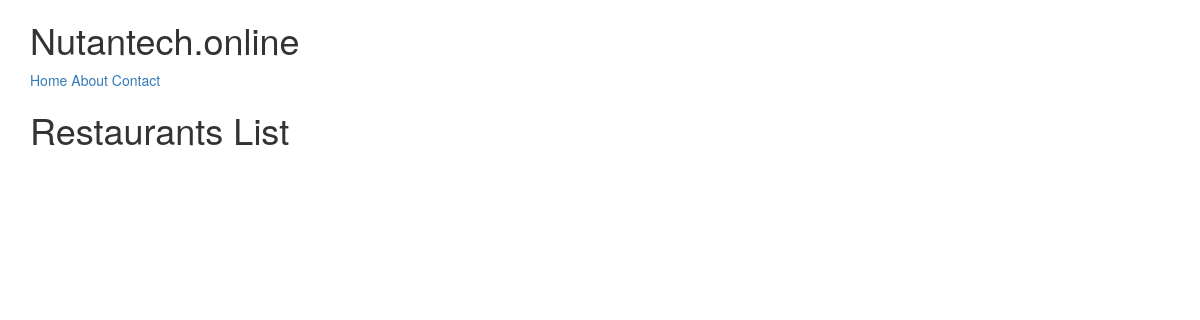
The page /restaurants-list/ on the database as committed earlier.
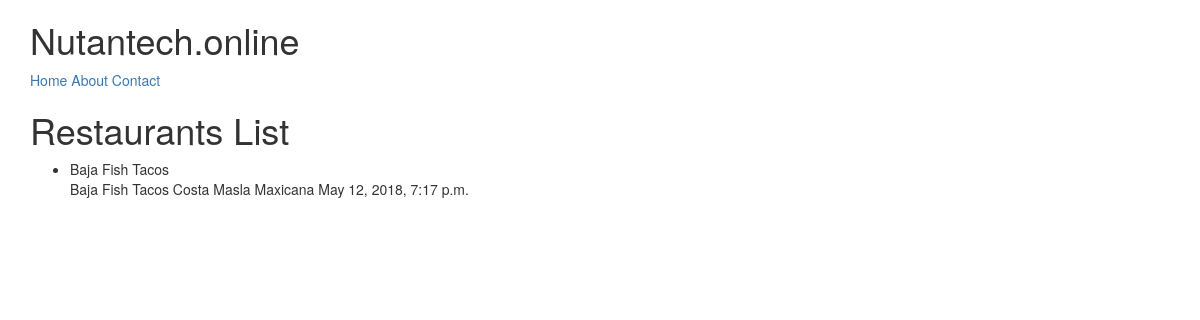
The same page on the database as committed later.
### restaurants/models.py (models this page shows)
class RestaurantLocation(models.Model):
    name        = models.CharField(max_length=120)
    location    = models.CharField(max_length=120, null=True, blank=True)
    category    = models.CharField(max_length=120, null=True, blank=True)
    timestamp   = models.DateTimeField(auto_now_add=True)
    updated     = models.DateTimeField(auto_now=True)
    def __str__(self):
        return self.name

### restaurants/views.py (the view)
# urls.py: url(r'^restaurants-list/$', restaurants_listview),
def restaurants_listview(request):
    template_name = 'restaurants/restaurants_list.html'
    queryset = RestaurantLocation.objects.all()
    context = {
        "object_list" : queryset
    }
    return render(request, template_name, context)

### restaurants/templates/restaurants/restaurants_list.html (shortened to what this page needs)
{% extends "base.html" %}
{% block content %}
<h1>Restaurants List</h1>
<ul>
    {% for obj in object_list %}
        <li>
            {{ obj }}<br/>
            {{ obj.name }} {{ obj.location }} {{ obj.category }} {{ obj.timestamp }}</li>
    {% endfor %}
</ul>
{% endblock %}

Rows that differ between the two databases and show on the page:
added RestaurantLocation: name "Baja Fish Tacos", location "Costa Masla", category "Maxicana", timestamp "May 12, 2018, 7:17 p.m."
